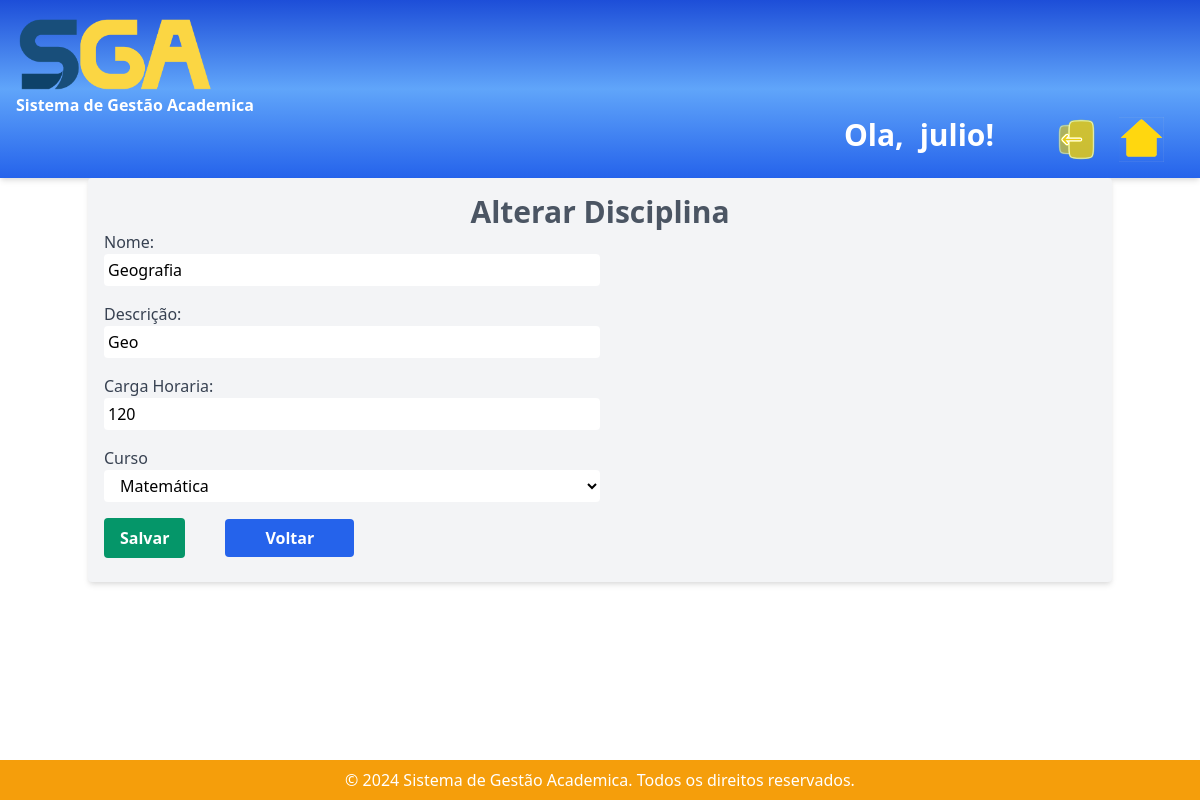
Page /editar_curso/8/ (signed in) on the committed database.
### sistema_academico/models.py (models this page shows, shortened)
class Curso(models.Model):
    nome = models.CharField(max_length=100)
    descricao = models.TextField()
    nota = models.FloatField(null=True)
    situacao = models.CharField(max_length=10, null=True)
    carga_horaria = models.IntegerField()
    departamento = models.ForeignKey(Departamento, on_delete=models.CASCADE,default=1)

### sistema_academico/views.py (the view, shortened to what this page needs)
# urls.py: path('editar_curso/<int:id>/', views.edite_curso, name='edite_curso'),
@login_required(login_url="/")
def edite_curso(request, id):
    cursos = Curso.objects.get(id=id)
    departamentos = Departamento.objects.all()
    return render(request, 'editar_curso.html', {'cursos': cursos, 'departamentos':departamentos})

### sistema_academico/templates/editar_curso.html (shortened to what this page needs)
{% extends 'base.html' %}
{% block content %}
<form method="POST" class="container mx-auto bg-gray-100 shadow-md rounded px-4 pt-4 pb-6 mb-6  divide-gray-200">
    <div cla>
        <h1 class="mx-auto text-center font-bold text-3xl text-gray-600">Alterar Disciplina</h1>
    </div>
    <div class="mb-4">
      <label for="nome" class="block text-gray-700">Nome:</label>
      <input value="{{cursos.nome}}" type="text" id="nome" name="nome" class="w-1/2 rounded p-1">
    </div>
      <div class="mb-4">
        <label for="descricao" class="block text-gray-700">Descrição:</label>
        <input value="{{cursos.descricao}}" type="text" id="descricao" name="descricao" class="w-1/2 p-1 rounded"><br>
      </div>
      <div class="mb-4">
        <label for="cargahoraria" class="block text-gray-700">Carga Horaria:</label>
        <input value="{{cursos.carga_horaria}}"type="number" id="cargahoraria" name="carga_horaria" class="w-1/2 rounded p-1"><br>
      </div>
      <div class="mb-4">
        <label for="departamento" class="block text-gray-700">Curso</label>
        <select name="departamento" id="departamento" class="w-1/2 bg-white py-1 px-3 rounded">
            {% for departamento in departamentos %}
                <option value="{{ departamento.id }}">{{ departamento.nome }}</option>
            {% endfor %}
        </select>
      </div>
    <div class="flex items-center space-x-10">
        <div>
            <button type="submit" class="bg-green-600 hover:bg-green-700 text-white font-bold py-2 px-4 rounded">
              Salvar
            </button>
        </div>
        <div>
            <a href="{% url 'criar_curso' %}" class="bg-blue-600 hover:bg-blue-700 text-white font-bold py-2 px-10 rounded ">Voltar
            </a>
        </div>
    </div>
</form>
{% endblock %}

### sistema_academico/templates/base.html (shortened to what this page needs)
<!DOCTYPE html>
<html lang="pt-br">
{% load static %}
<head>
    <link rel="stylesheet" href="https://cdn.jsdelivr.net/npm/tailwindcss@2.2.19/dist/tailwind.min.css">
</head>
<body class="flex flex-col h-screen">
    <section>
        <div class="bg-gradient-to-b from-blue-700 via-blue-400 to-blue-600 font-bold p-4 shadow-md">
            <img src="{% static 'img/sga.png' %}" alt="Descriçã da Imagem" width="200px" >
            <h1 class="text-white">Sistema de Gestão Academica</h1>
                {% if user.is_authenticated %}
                    <div class="flex justify-end mx-5 space-x-5">
                        <div class="flex space-x-4 mx-10">
                            <h1 class="text-white font-bold text-3xl">Ola,<h2 class="text-white font-bold text-3xl">{{user.username}}!</h2> </h1>
                        </div>
                        <div>
                            <a href="{% url 'logout' %}" ><img src="{% static 'img/icon5.svg' %}" alt="user" width="45px">
                            </a>
                        </div>
                        <div>
                            <a href="{% url 'home' %}"><img src="{% static 'img/icon6.svg' %}" alt="user" width="45px">
                            </a>
                        </div>
                    </div>
                {% endif %}
        </div>
    </section>
    <div class="flex-grow">
        {% block content %}
        {% endblock %}
    </div>
    <div>
        <footer class="bg-yellow-500 text-white text-center py-2 w-screen">
            <p class="">&copy; 2024 Sistema de Gestão Academica. Todos os direitos reservados.</p>
        </footer>
    </div>
</body>
</html>

### rows in the picture
Curso: nome "Geografia", descricao "Geo", carga_horaria "120"

### other values in the picture
{{ user.username }} "julio"
form field departamento "Matemática"
